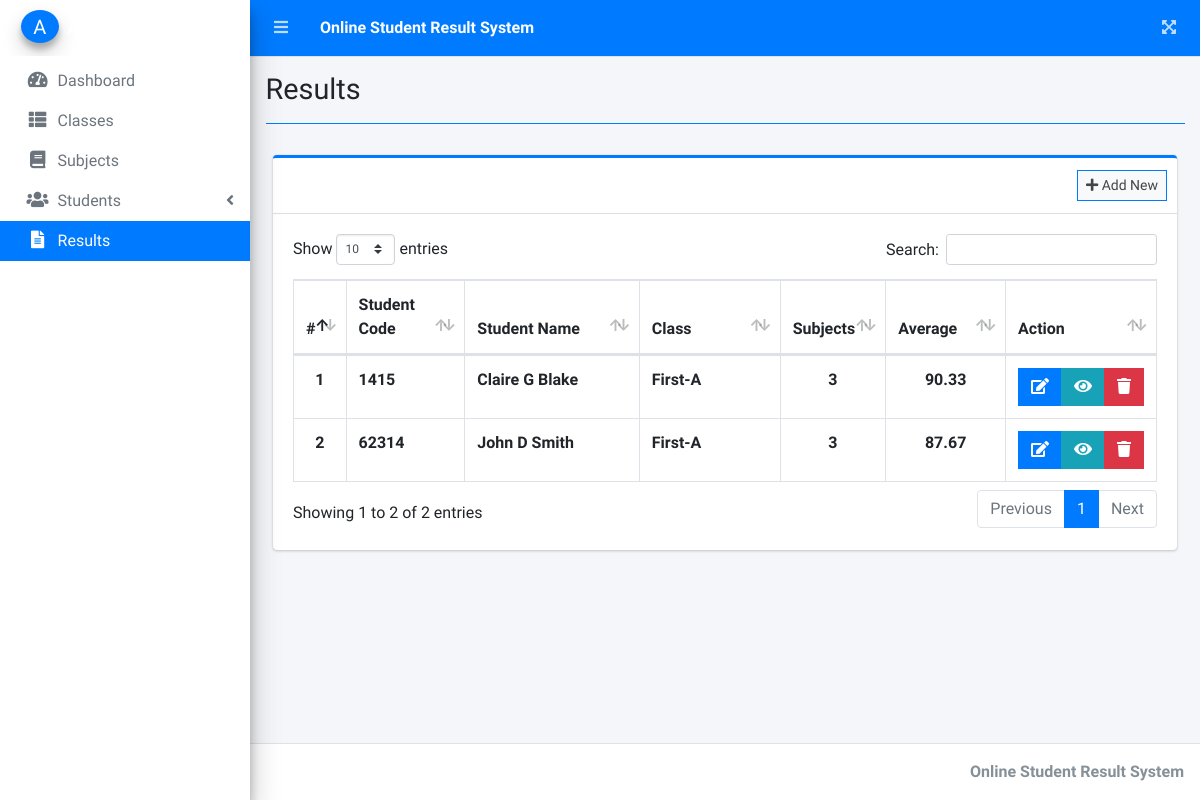
Page /dos/index.php?page=results (signed in) on the earlier database version.
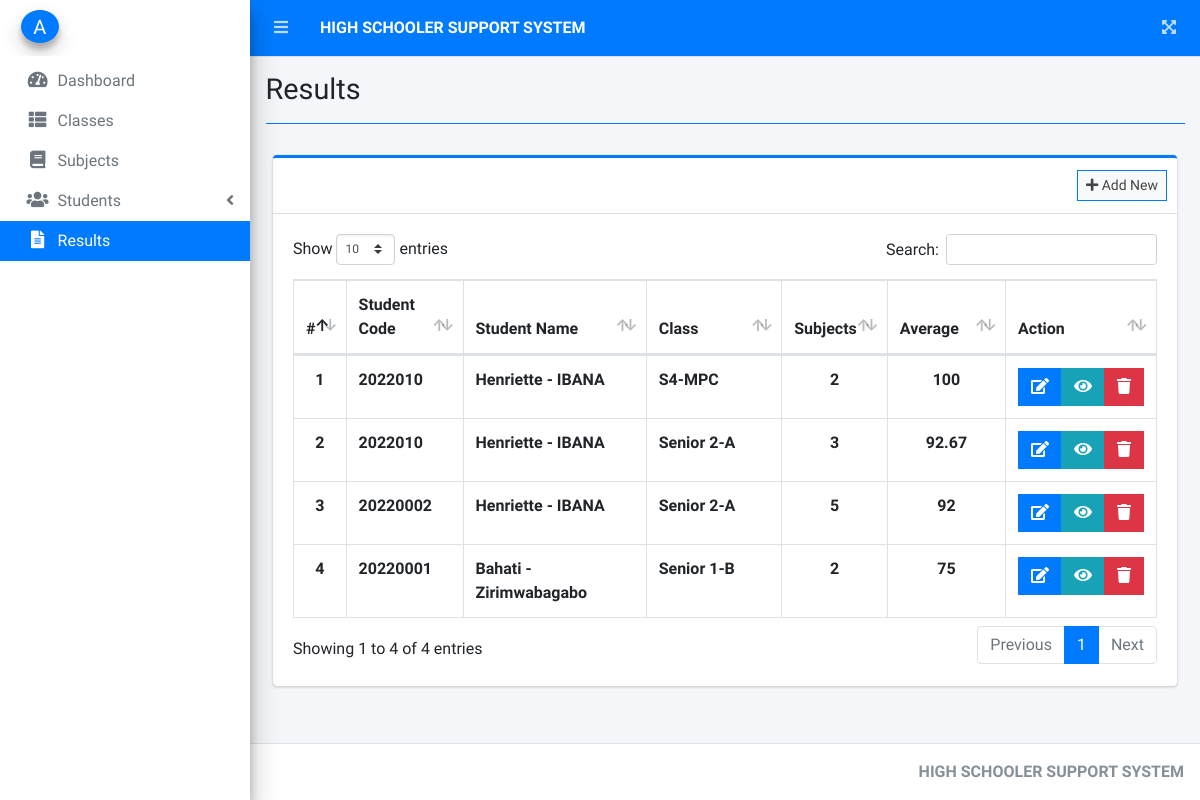
Same page on the later database version.
### tables this page shows
CREATE TABLE `results` (
  `id` int(30) NOT NULL,
  `student_id` int(30) NOT NULL,
  `marks_percentage` varchar(5) NOT NULL,
  `class_id` int(30) NOT NULL,
  `date_created` datetime NOT NULL DEFAULT current_timestamp()
);

CREATE TABLE `students` (
  `id` int(30) NOT NULL,
  `student_code` varchar(50) NOT NULL,
  `firstname` varchar(200) NOT NULL,
  `middlename` varchar(200) NOT NULL,
  `lastname` varchar(200) NOT NULL,
  `gender` varchar(50) NOT NULL,
  `address` text NOT NULL,
  `class_id` int(30) NOT NULL,
  `date_created` datetime NOT NULL DEFAULT current_timestamp()
);

### dos/results.php (the view, shortened to what this page needs)
<?php include'db_connect.php' ?>
<div class="col-lg-12">
	<div class="card card-outline card-primary">
		<?php	if(!isset($_SESSION['rs_id'])): ?>
		<div class="card-header">
			<div class="card-tools">
				<a class="btn btn-block btn-sm btn-default btn-flat border-primary" href="./index.php?page=new_result"><i class="fa fa-plus"></i> Add New</a>
			</div>
		</div>
	<?php endif; ?>
		<div class="card-body">
			<table class="table tabe-hover table-bordered" id="list">
				<colgroup>
					<col width="5%">
					<col width="15%">
					<col width="25%">
					<col width="20%">
					<col width="10%">
					<col width="15%">
				</colgroup>
				<thead>
					<tr>
						<th class="text-center">#</th>
						<th>Student Code</th>
						<th>Student Name</th>
						<th>Class</th>
						<th>Subjects</th>
						<th>Average</th>
						<th>Action</th>
					</tr>
				</thead>
				<tbody>
					<?php
					$i = 1;
					$where = "";
					$qry = $conn->query("SELECT r.*,concat(s.firstname,' ',s.middlename,' ',s.lastname) as name,s.student_code,concat(c.level,'-',c.section) as class FROM results r inner join classes c on c.id = r.class_id inner join students s on s.id = r.student_id $where order by unix_timestamp(r.date_created) desc ");
					while($row= $qry->fetch_assoc()):
						$subjects = $conn->query("SELECT * FROM result_items where result_id =".$row['id'])->num_rows;
					?>
					<tr>
						<th class="text-center"><?php echo $i++ ?></th>
						<td><b><?php echo $row['student_code'] ?></b></td>
						<td><b><?php echo ucwords($row['name']) ?></b></td>
						<td><b><?php echo ucwords($row['class']) ?></b></td>
						<td class="text-center"><b><?php echo $subjects ?></b></td>
						<td class="text-center"><b><?php echo $row['marks_percentage'] ?></b></td>
						<td class="text-center">
							<?php if(isset($_SESSION['login_id'])): ?>
		                    <div class="btn-group">
		                        <a href="./index.php?page=edit_result&id=<?php echo $row['id'] ?>" class="btn btn-primary btn-flat">
		                          <i class="fas fa-edit"></i>
		                        </a>
		                         <button data-id="<?php echo $row['id'] ?>" type="button" class="btn btn-info btn-flat view_result">
		                          <i class="fas fa-eye"></i>
		                        </button>
		                        <button type="button" class="btn btn-danger btn-flat delete_result" data-id="<?php echo $row['id'] ?>">
		                          <i class="fas fa-trash"></i>
		                        </button>
	                      </div>
	                      <?php endif; ?>
						</td>
					</tr>
				<?php endwhile; ?>
				</tbody>
			</table>
		</div>
	</div>
</div>

### dos/index.php (shortened to what this page needs)
<!DOCTYPE html>
<html lang="en">
<?php
	include 'header.php'
?>
<body class="hold-transition sidebar-mini layout-fixed layout-navbar-fixed layout-footer-fixed">
<div class="wrapper">
  <?php include 'topbar.php' ?>
  <?php include 'sidebar.php' ?>
  <div class="content-wrapper">
    <div class="content-header">
      <div class="container-fluid">
        <div class="row mb-2">
          <div class="col-sm-6">
            <h1 class="m-0"><?php echo $title ?></h1>
          </div>
        </div>
            <hr class="border-primary">
      </div>
    </div>
    <section class="content">
      <div class="container-fluid">
         <?php
            $page = isset($_GET['page']) ? $_GET['page'] : 'home';
            if(!file_exists($page.".php")){
                include '404.html';
            }else{
            include $page.'.php';
            }
          ?>
      </div>
    </section>
  </div>
  <footer class="main-footer">
    <div class="float-right d-none d-sm-inline-block">
      <b><?php echo $_SESSION['system']['name'] ?></b>
    </div>
  </footer>
</div>
</body>
</html>

### dos/topbar.php (shortened to what this page needs)
<nav class="main-header navbar navbar-expand navbar-primary navbar-dark ">
  <ul class="navbar-nav">
    <?php if(isset($_SESSION['login_id'])): ?>
    <li class="nav-item">
      <a class="nav-link" data-widget="pushmenu" href="" role="button"><i class="fas fa-bars"></i></a>
    </li>
  <?php endif; ?>
    <li>
      <a class="nav-link text-white"  href="./" role="button"> <large><b><?php echo $_SESSION['system']['name'] ?></b></large></a>
    </li>
  </ul>
  <ul class="navbar-nav ml-auto">
    <li class="nav-item">
      <a class="nav-link" data-widget="fullscreen" href="#" role="button">
        <i class="fas fa-expand-arrows-alt"></i>
      </a>
    </li>
  </ul>
</nav>

Differences in the rows shown:
removed results: student.student_code "1415", name "Claire G Blake", class "First-A", subjects "3", marks_percentage "90.33"
removed results: student.student_code "62314", name "John D Smith", class "First-A", subjects "3", marks_percentage "87.67"
added results: student.student_code "2022010", name "Henriette - IBANA", class "S4-MPC", subjects "2", marks_percentage "100"
added results: student.student_code "2022010", name "Henriette - IBANA", class "Senior 2-A", subjects "3", marks_percentage "92.67"
added results: student.student_code "20220002", name "Henriette - IBANA", class "Senior 2-A", subjects "5", marks_percentage "92"
added results: student.student_code "20220001", name "Bahati - Zirimwabagabo", class "Senior 1-B", subjects "2", marks_percentage "75"
Other differences:
$_SESSION['system']['name']: "Online Student Result System" → "HIGH SCHOOLER SUPPORT SYSTEM"
text written by a page script: "Show entries Search: Showing 1 to 2 of 2 entries Previous 1 Next" → "Show entries Search: Showing 1 to 4 of 4 entries Previous 1 Next"
